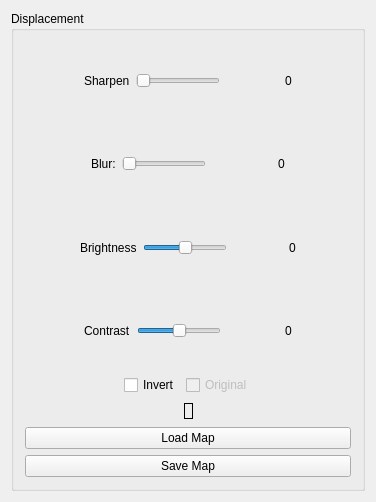
<?xml version="1.0" encoding="UTF-8"?>
<ui version="4.0">
 <class>DisplacementMapWidget</class>
 <widget class="QWidget" name="DisplacementMapWidget">
  <property name="geometry">
   <rect>
    <x>0</x>
    <y>0</y>
    <width>376</width>
    <height>502</height>
   </rect>
  </property>
  <property name="windowTitle">
   <string>DisplacementMapWidget</string>
  </property>
  <layout class="QGridLayout" name="gridLayout_2">
   <item row="0" column="0">
    <widget class="QGroupBox" name="groupBox">
     <property name="title">
      <string>Displacement</string>
     </property>
     <layout class="QGridLayout" name="gridLayout">
      <item row="0" column="0">
       <layout class="QVBoxLayout" name="verticalLayout_2">
        <item>
         <layout class="QHBoxLayout" name="horizontalLayout_3">
          <item>
           <spacer name="horizontalSpacer_11">
            <property name="orientation">
             <enum>Qt::Horizontal</enum>
            </property>
            <property name="sizeHint" stdset="0">
             <size>
              <width>40</width>
              <height>20</height>
             </size>
            </property>
           </spacer>
          </item>
          <item>
           <widget class="QLabel" name="label_3">
            <property name="text">
             <string>Sharpen</string>
            </property>
           </widget>
          </item>
          <item>
           <widget class="QSlider" name="sharpenSlider">
            <property name="maximum">
             <number>100</number>
            </property>
            <property name="value">
             <number>0</number>
            </property>
            <property name="orientation">
             <enum>Qt::Horizontal</enum>
            </property>
           </widget>
          </item>
          <item>
           <spacer name="horizontalSpacer">
            <property name="orientation">
             <enum>Qt::Horizontal</enum>
            </property>
            <property name="sizeHint" stdset="0">
             <size>
              <width>40</width>
              <height>20</height>
             </size>
            </property>
           </spacer>
          </item>
          <item>
           <widget class="QLabel" name="sharpenValue">
            <property name="text">
             <string>0</string>
            </property>
            <property name="alignment">
             <set>Qt::AlignCenter</set>
            </property>
           </widget>
          </item>
          <item>
           <spacer name="horizontalSpacer_2">
            <property name="orientation">
             <enum>Qt::Horizontal</enum>
            </property>
            <property name="sizeHint" stdset="0">
             <size>
              <width>40</width>
              <height>20</height>
             </size>
            </property>
           </spacer>
          </item>
         </layout>
        </item>
        <item>
         <layout class="QHBoxLayout" name="horizontalLayout">
          <item>
           <spacer name="horizontalSpacer_12">
            <property name="orientation">
             <enum>Qt::Horizontal</enum>
            </property>
            <property name="sizeHint" stdset="0">
             <size>
              <width>40</width>
              <height>20</height>
             </size>
            </property>
           </spacer>
          </item>
          <item>
           <widget class="QLabel" name="label">
            <property name="text">
             <string>Blur:</string>
            </property>
           </widget>
          </item>
          <item>
           <widget class="QSlider" name="blurSlider">
            <property name="maximum">
             <number>100</number>
            </property>
            <property name="value">
             <number>0</number>
            </property>
            <property name="orientation">
             <enum>Qt::Horizontal</enum>
            </property>
           </widget>
          </item>
          <item>
           <spacer name="horizontalSpacer_3">
            <property name="orientation">
             <enum>Qt::Horizontal</enum>
            </property>
            <property name="sizeHint" stdset="0">
             <size>
              <width>40</width>
              <height>20</height>
             </size>
            </property>
           </spacer>
          </item>
          <item>
           <widget class="QLabel" name="blurValue">
            <property name="text">
             <string>0</string>
            </property>
            <property name="alignment">
             <set>Qt::AlignCenter</set>
            </property>
           </widget>
          </item>
          <item>
           <spacer name="horizontalSpacer_4">
            <property name="orientation">
             <enum>Qt::Horizontal</enum>
            </property>
            <property name="sizeHint" stdset="0">
             <size>
              <width>40</width>
              <height>20</height>
             </size>
            </property>
           </spacer>
          </item>
         </layout>
        </item>
        <item>
         <layout class="QHBoxLayout" name="horizontalLayout_4">
          <item>
           <spacer name="horizontalSpacer_13">
            <property name="orientation">
             <enum>Qt::Horizontal</enum>
            </property>
            <property name="sizeHint" stdset="0">
             <size>
              <width>40</width>
              <height>20</height>
             </size>
            </property>
           </spacer>
          </item>
          <item>
           <widget class="QLabel" name="label_4">
            <property name="text">
             <string>Brightness</string>
            </property>
           </widget>
          </item>
          <item>
           <widget class="QSlider" name="brightnessSlider">
            <property name="maximum">
             <number>100</number>
            </property>
            <property name="value">
             <number>50</number>
            </property>
            <property name="orientation">
             <enum>Qt::Horizontal</enum>
            </property>
           </widget>
          </item>
          <item>
           <spacer name="horizontalSpacer_7">
            <property name="orientation">
             <enum>Qt::Horizontal</enum>
            </property>
            <property name="sizeHint" stdset="0">
             <size>
              <width>40</width>
              <height>20</height>
             </size>
            </property>
           </spacer>
          </item>
          <item>
           <widget class="QLabel" name="brightnessValue">
            <property name="text">
             <string>0</string>
            </property>
            <property name="alignment">
             <set>Qt::AlignCenter</set>
            </property>
           </widget>
          </item>
          <item>
           <spacer name="horizontalSpacer_8">
            <property name="orientation">
             <enum>Qt::Horizontal</enum>
            </property>
            <property name="sizeHint" stdset="0">
             <size>
              <width>40</width>
              <height>20</height>
             </size>
            </property>
           </spacer>
          </item>
         </layout>
        </item>
        <item>
         <layout class="QHBoxLayout" name="horizontalLayout_2">
          <item>
           <spacer name="horizontalSpacer_14">
            <property name="orientation">
             <enum>Qt::Horizontal</enum>
            </property>
            <property name="sizeHint" stdset="0">
             <size>
              <width>40</width>
              <height>20</height>
             </size>
            </property>
           </spacer>
          </item>
          <item>
           <widget class="QLabel" name="label_2">
            <property name="text">
             <string>Contrast</string>
            </property>
           </widget>
          </item>
          <item>
           <widget class="QSlider" name="contrastSlider">
            <property name="maximum">
             <number>100</number>
            </property>
            <property name="value">
             <number>50</number>
            </property>
            <property name="orientation">
             <enum>Qt::Horizontal</enum>
            </property>
           </widget>
          </item>
          <item>
           <spacer name="horizontalSpacer_5">
            <property name="orientation">
             <enum>Qt::Horizontal</enum>
            </property>
            <property name="sizeHint" stdset="0">
             <size>
              <width>40</width>
              <height>20</height>
             </size>
            </property>
           </spacer>
          </item>
          <item>
           <widget class="QLabel" name="contrastValue">
            <property name="text">
             <string>0</string>
            </property>
            <property name="alignment">
             <set>Qt::AlignCenter</set>
            </property>
           </widget>
          </item>
          <item>
           <spacer name="horizontalSpacer_6">
            <property name="orientation">
             <enum>Qt::Horizontal</enum>
            </property>
            <property name="sizeHint" stdset="0">
             <size>
              <width>40</width>
              <height>20</height>
             </size>
            </property>
           </spacer>
          </item>
         </layout>
        </item>
        <item>
         <layout class="QHBoxLayout" name="horizontalLayout_5">
          <item>
           <spacer name="horizontalSpacer_9">
            <property name="orientation">
             <enum>Qt::Horizontal</enum>
            </property>
            <property name="sizeHint" stdset="0">
             <size>
              <width>40</width>
              <height>20</height>
             </size>
            </property>
           </spacer>
          </item>
          <item>
           <widget class="QCheckBox" name="invertCheck">
            <property name="text">
             <string>Invert</string>
            </property>
           </widget>
          </item>
          <item>
           <widget class="QCheckBox" name="originalCheck">
            <property name="enabled">
             <bool>false</bool>
            </property>
            <property name="text">
             <string>Original</string>
            </property>
           </widget>
          </item>
          <item>
           <spacer name="horizontalSpacer_10">
            <property name="orientation">
             <enum>Qt::Horizontal</enum>
            </property>
            <property name="sizeHint" stdset="0">
             <size>
              <width>40</width>
              <height>20</height>
             </size>
            </property>
           </spacer>
          </item>
         </layout>
        </item>
        <item>
         <layout class="QHBoxLayout" name="horizontalLayout_6">
          <item>
           <spacer name="horizontalSpacer_15">
            <property name="orientation">
             <enum>Qt::Horizontal</enum>
            </property>
            <property name="sizeHint" stdset="0">
             <size>
              <width>40</width>
              <height>20</height>
             </size>
            </property>
           </spacer>
          </item>
          <item>
           <widget class="QLabel" name="preview">
            <property name="sizePolicy">
             <sizepolicy hsizetype="Fixed" vsizetype="Fixed">
              <horstretch>0</horstretch>
              <verstretch>0</verstretch>
             </sizepolicy>
            </property>
            <property name="frameShape">
             <enum>QFrame::Box</enum>
            </property>
            <property name="text">
             <string/>
            </property>
           </widget>
          </item>
          <item>
           <spacer name="horizontalSpacer_16">
            <property name="orientation">
             <enum>Qt::Horizontal</enum>
            </property>
            <property name="sizeHint" stdset="0">
             <size>
              <width>40</width>
              <height>20</height>
             </size>
            </property>
           </spacer>
          </item>
         </layout>
        </item>
        <item>
         <layout class="QVBoxLayout" name="verticalLayout">
          <item>
           <widget class="QPushButton" name="loadButton">
            <property name="text">
             <string>Load Map</string>
            </property>
           </widget>
          </item>
          <item>
           <widget class="QPushButton" name="saveButton">
            <property name="text">
             <string>Save Map</string>
            </property>
           </widget>
          </item>
         </layout>
        </item>
       </layout>
      </item>
     </layout>
    </widget>
   </item>
  </layout>
 </widget>
 <layoutdefault spacing="6" margin="11"/>
 <resources/>
 <connections/>
</ui>
